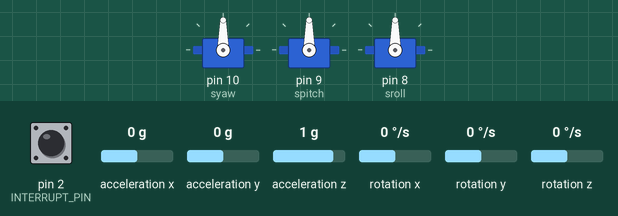
This sketch was run on a simulated Arduino Uno, built with avr-gcc and run on an emulated ATmega328P. On the bench: 3 × servo. Inputs (shaded band) come from the test bench; at power-on: rotation z 0 °/s, rotation x 0 °/s, acceleration x 0 g, acceleration y 0 g, acceleration z 1 g, pin 2 (INTERRUPT_PIN) LOW, rotation y 0 °/s. The sensor or clock chip raises its interrupt line as the real part does; what the sketch prints to the serial monitor is not drawn.

Above: at 1.7 s.
1.8 s: rotation z set to -192 °/s
At 2.52 s:
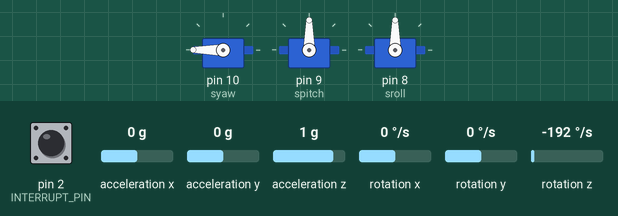
4.8 s: rotation x set to -192 °/s
7.8 s: acceleration x set to -1.4 g
At 8.2 s:
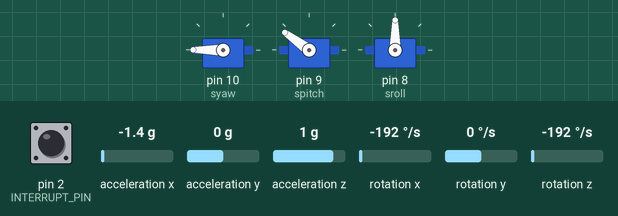
10.8 s: acceleration y set to -1.4 g
At 12.1 s:
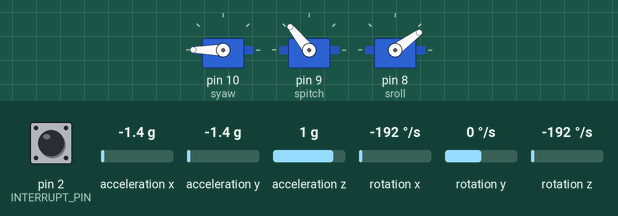
13.8 s: acceleration z set to 0 g
16.8 s: acceleration x set to 0 g
At 18.1 s:
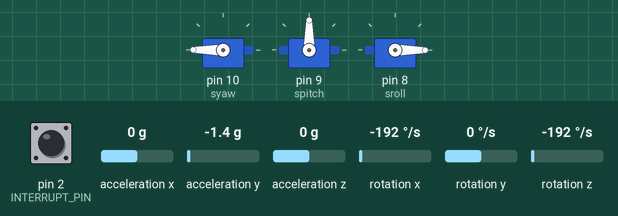
Timing chart, 0 to 20.8 s (numbered marks = the images above; inputs shaded):
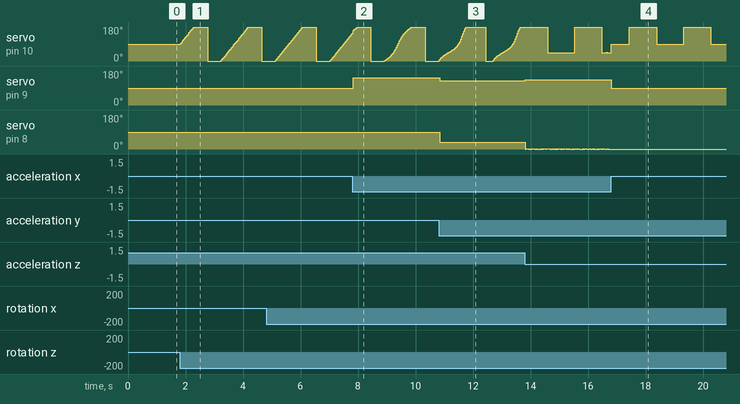

Measured:
- after the input at 1.8 s, servo on pin 10 (syaw): ramps from 0° to 180° and jumps back, once every 1.9 s
- after the input at 7.8 s, servo on pin 9 (spitch): 90° → 144° at once
- after the input at 10.8 s, servo on pin 9 (spitch): 144° → 129° at once; servo on pin 8 (sroll): 90° → 36° at once
- after the input at 16.8 s, servo on pin 8 (sroll): stops changing and stays 0°

The sketch:

gimbal_final.ino
```cpp
#include <I2Cdev.h>
#include <MPU6050_6Axis_MotionApps20.h>
#include <Wire.h>
#include <Servo.h>

//定義MPU用到的變數
bool dmpready=false;//DMP初始化成功->true
uint8_t mpuintstatus;
uint8_t devstatus;
uint16_t packetsize;
uint16_t fifocount;
uint8_t fifobuffer[64];
int16_t rawvalue[6];
int yawvalue,pitchvalue,rollvalue;

Quaternion q;
VectorFloat gravity;
float ypr[3];

volatile bool mpuinterrupt=false;
void dmpdataready(){
  mpuinterrupt=true;
}
#define INTERRUPT_PIN 2
MPU6050 accelgyro;

Servo syaw;
Servo spitch;
Servo sroll;
void setup() {
  // put your setup code here, to run once:
  Wire.begin();
  Wire.setClock(400000);
  Serial.begin(38400);

  Serial.println(F("Initializing I2C devices"));
  accelgyro.initialize();
  pinMode(INTERRUPT_PIN,INPUT);

  Serial.println(F("Initializing DMP"));
  unsigned long startTime=millis();
  devstatus=accelgyro.dmpInitialize();

  accelgyro.setXAccelOffset(0);
  accelgyro.setYAccelOffset(0);
  accelgyro.setZAccelOffset(2048);
  accelgyro.setXGyroOffset(0);
  accelgyro.setYGyroOffset(0);
  accelgyro.setZGyroOffset(0);
  Serial.print(F("wait"));

  if(devstatus==0){
    accelgyro.CalibrateAccel(6);
    accelgyro.CalibrateGyro(6);
    accelgyro.PrintActiveOffsets();

    Serial.println(F("Enabling DMP..."));
    accelgyro.setDMPEnabled(true);

    Serial.print(F("enabling inerrupt detection(arduino external interrupt)"));
    Serial.print(digitalPinToInterrupt(INTERRUPT_PIN));
    Serial.println(F(")..."));
    attachInterrupt(digitalPinToInterrupt(INTERRUPT_PIN),dmpdataready,RISING );
    mpuintstatus =accelgyro.getIntStatus();

    Serial.println(F("dmp ready. Wating for first interrupt..."));
    dmpready=true;

    packetsize=accelgyro.dmpGetFIFOPacketSize();
    unsigned long endTime=millis();
    Serial.print(F("DMP initialization time:"));
    Serial.print(endTime-startTime);
  }
  else{
    Serial.print(F("DMP initialization failed(code"));
    Serial.print(devstatus);
    Serial.println(F(")"));

  }

  syaw.attach(10);
  spitch.attach(9);
  sroll.attach(8);
}
void loop() {
  // put your main code here, to run repeatedly:
  if(!dmpready){
    return;
  }
  if(accelgyro.dmpGetCurrentFIFOPacket(fifobuffer)){
    accelgyro.dmpGetQuaternion(&q,fifobuffer);
    accelgyro.dmpGetGravity(&gravity,&q);

    accelgyro.dmpGetYawPitchRoll(ypr,&q,&gravity);
    accelgyro.getMotion6(&rawvalue[0],&rawvalue[1],&rawvalue[2],&rawvalue[3],&rawvalue[4],&rawvalue[5]);

    Serial.println("\n感測器校正後");
    Serial.println("===================");
    //Serial.print("az:");
    //Serial.print(rawvalue[2]);
    //Serial.print("\n");
    Serial.print("gx:");
    Serial.print(rawvalue[3]);
    Serial.print("\t");
    Serial.print("gy:");
    Serial.print(rawvalue[4]);
    Serial.print("\t");
    Serial.print("gz:");
    Serial.print(rawvalue[5]);
    Serial.print("\n");

    //radium->degree
    ypr[0]=ypr[0]*180/M_PI;
    ypr[1]=ypr[1]*180/M_PI;
    ypr[2]=ypr[2]*180/M_PI;
    //將90~-90轉為0~180給伺服馬達
    int yawvalue=map(ypr[0],-90,90,0,180);
    int pitchvalue=map(ypr[1],90,-90,0,180);
    int rollvalue=map(ypr[2],-90,90,0,180);

    syaw.write(yawvalue);
    spitch.write(pitchvalue);
    sroll.write(rollvalue);

  }

}
```
